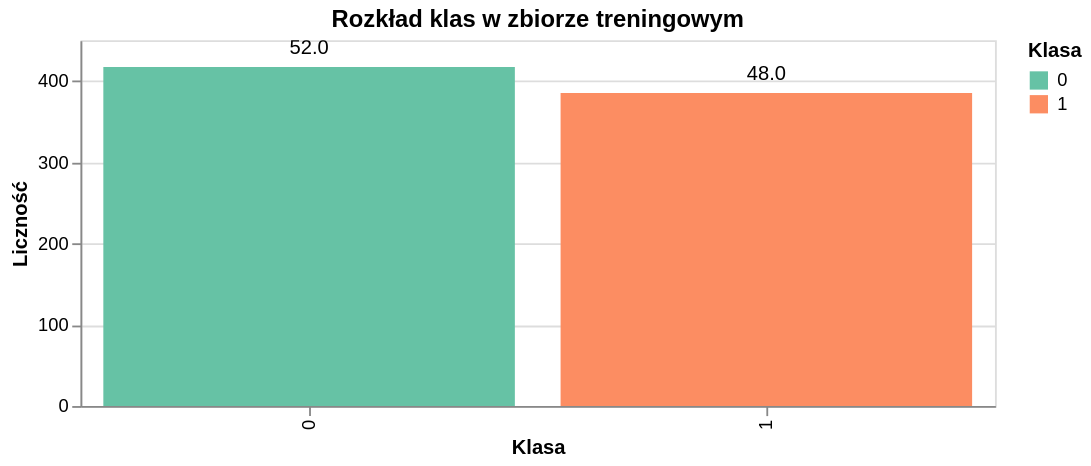

The notebook cell saved with this chart:
### Markdown cell above
> Podział danych na zbiór treningowy i testowy jest kluczowy w uczeniu maszynowym, ponieważ pozwala ocenić rzeczywistą skuteczność modelu na nowych, niewidzianych wcześniej danych.
- Uniknięcie przeuczenia (overfittingu) – trenując model tylko na części danych, możemy ocenić jego jakość na niezależnym zbiorze testowym.
- Poprawna ocena modelu – zbiór testowy symuluje nowe, nieznane dane i pozwala sprawdzić, jak model generalizuje.
- Zachowanie proporcji klas (stratify=y) – zapewnia realistyczne warunki dla algorytmu uczenia maszynowego, szczególnie ważne przy niezrównoważonych klasach.

### Code cell
# ====================================================================
# 2. Podział danych na zbiory treningowy,  testowy
# ====================================================================


# Podział danych na zbiory treningowy i testowy
X_train, X_test, y_train, y_test = train_test_split(X, y, test_size=0.2, random_state=42, stratify=y, shuffle=True)


# Tworzenie słownika z rozmiarami zbiorów danych
shape_dict = {
    "Dane": ["X - zmienna objaśniacjąca (cały zbiór)", "y - zmienna celu  (cały zbiór)", "X_train", "y_train", "X_test", "y_test"],
    "Rozmiar": [X.shape, y.shape, X_train.shape, y_train.shape, X_test.shape, y_test.shape],
}

print()
# Tworzenie DataFrame z rozmiarami zbiorów danych
shape_df = pd.DataFrame(shape_dict)
# Wyświetlenie DataFrame z rozmiarami zbiorów danych
print("Rozmiary zbiorów danych:")
display(shape_df)




# Tworzenie słownika z proporcjami zmiennej docelowej w zbiorach danych
prop_y = {
    'Struktura danych "y_train"': y_train.value_counts(normalize=True) * 100,
    'Struktura danych "y_test"': y_test.value_counts(normalize=True) * 100,
}
print()
# Tworzenie DataFrame z proporcjami zmiennej docelowej
proporcje_y = pd.DataFrame(prop_y)
# Wyświetlenie DataFrame z proporcjami zmiennej docelowej, zaokrąglonymi do dwóch miejsc po przecinku
print("Proporcje zmiennej docelowej w zbiorach danych:")
display(proporcje_y.round(2))
print()
# Obliczanie struktury danych
data_structure_info = {
    'Zbiór danych': ['X_train', 'X_test'],
    'Procent danych': [
        (X_train.shape[0] / X.shape[0]) * 100,
        (X_test.shape[0] / X.shape[0]) * 100,
    ],
}

print()


import altair as alt
import pandas as pd

# Tworzenie DataFrame
counts = y_train.value_counts().reset_index()
counts.columns = ['Klasa', 'Liczność']
counts['Procent'] = counts['Liczność'] / counts['Liczność'].sum() * 100

# Tworzenie wykresu
chart = (
    alt.Chart(counts)
    .mark_bar()
    .encode(
        x=alt.X('Klasa:N', title='Klasa'),
        y=alt.Y('Liczność:Q', title='Liczność'),
        color=alt.Color('Klasa:N', scale=alt.Scale(scheme='set2')),
        tooltip=['Klasa', 'Liczność', 'Procent']
    )
)

# Dodanie wartości procentowych
text = (
    alt.Chart(counts)
    .mark_text(dy=-10)
    .encode(
        x=alt.X('Klasa:N'),
        y=alt.Y('Liczność:Q'),
        text=alt.Text('Procent:Q', format='.1f')
    )
)

# Wyświetlenie wykresu
(chart + text).properties(title='Rozkład klas w zbiorze treningowym', width=500, height=200).interactive()

### Figure 1 — Vega-Lite specification as saved in the notebook (floating-point values rounded to 4 significant figures)
{"config": {"view": {"continuousWidth": 300, "continuousHeight": 300}}, "layer": [{"mark": {"type": "bar"}, "encoding": {"color": {"field": "Klasa", "scale": {"scheme": "set2"}, "type": "nominal"}, "tooltip": [{"field": "Klasa", "type": "quantitative"}, {"field": "Liczność", "type": "quantitative"}, {"field": "Procent", "type": "quantitative"}], "x": {"field": "Klasa", "title": "Klasa", "type": "nominal"}, "y": {"field": "Liczność", "title": "Liczność", "type": "quantitative"}}, "name": "view_1"}, {"mark": {"type": "text", "dy": -10}, "encoding": {"text": {"field": "Procent", "format": ".1f", "type": "quantitative"}, "x": {"field": "Klasa", "type": "nominal"}, "y": {"field": "Liczność", "type": "quantitative"}}}], "data": {"name": "data-c7c9294e77dd4a2f67b07a60a8fd9350"}, "height": 200, "params": [{"name": "param_1", "select": {"type": "interval", "encodings": ["x", "y"]}, "bind": "scales", "views": ["view_1"]}], "title": "Rozkład klas w zbiorze treningowym", "width": 500, "$schema": "https://vega.github.io/schema/vega-lite/v5.20.1.json", "datasets": {"data-c7c9294e77dd4a2f67b07a60a8fd9350": [{"Klasa": 0, "Liczność": 417, "Procent": 52.0}, {"Klasa": 1, "Liczność": 385, "Procent": 48.0}]}}
